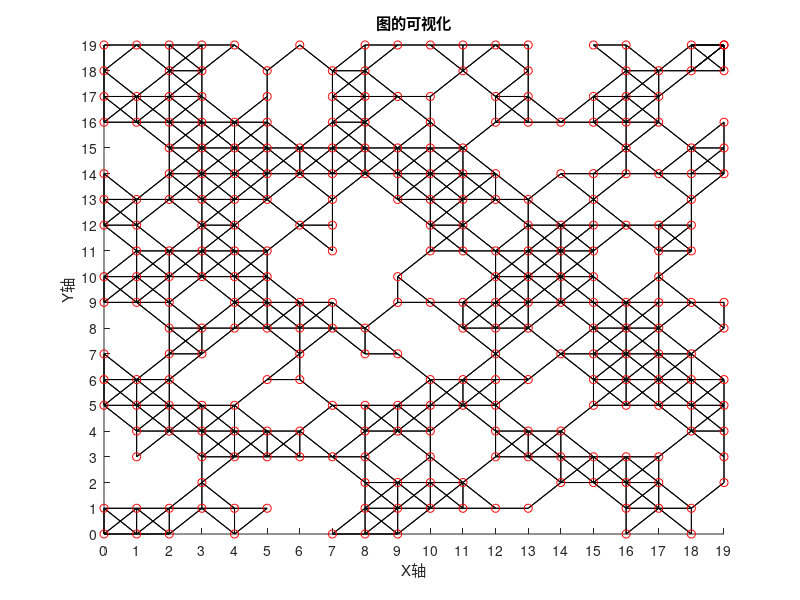

Reproduce this figure in MATLAB.
% 此文件用于记录eie589 
%使用dj算法

% 生成节点坐标矩阵，这里是20x20的网格
[x, y] = meshgrid(0:19, 0:19);
all_points = [x(:), y(:)]; % 将坐标矩阵转换为Nx2的矩阵，N = 400

% 保留(0,0)和(19,19)两个点，获取其他398个点的索引
keep_points = [1; 381]; % (1,1)对应索引1，(20,20)对应索引400
other_points_index = setdiff(1:400, keep_points); 

% 随机选择120个要移除的点的索引
removed_points_index = randperm(length(other_points_index), 120);
remaining_points_index = setdiff(other_points_index, removed_points_index); 

% 获取剩余的280个点的坐标
remaining_points = all_points(remaining_points_index, :);
start_point= [0, 0];
end_point = [19, 19];
remaining_points = [start_point; remaining_points; end_point];

% % 构建图的邻接矩阵
% num_remaining_points = size(remaining_points, 1);
% adj_matrix = zeros(num_remaining_points);
% for i = 1:num_remaining_points
%     for j = 1:num_remaining_points
%         % 计算两点之间的距离
%         dist = norm(remaining_points(i,:) - remaining_points(j,:));
%         if abs(remaining_points(i,1) - remaining_points(j,1)) <= 1 &&...
%            abs(remaining_points(i,2) - remaining_points(j,2)) <= 1
%             adj_matrix(i,j) = dist;
%             adj_matrix(j,i) = dist; % 因为是无向图，所以邻接矩阵是对称的
%         end
%     end
% end

% 优化
num_remaining_points = size(remaining_points, 1);
adj_matrix = zeros(num_remaining_points);
for i = 1:num_remaining_points
    x_i = remaining_points(i,1);
    y_i = remaining_points(i,2);
    for dx = -1:1
        for dy = -1:1
            x_j = x_i + dx;
            y_j = y_i + dy;
            % 找到符合坐标范围的邻居节点索引
            index_j = find((remaining_points(:,1)==x_j)&(remaining_points(:,2)==y_j), 1);
            if ~isempty(index_j)
                dist = norm(remaining_points(i,:) - remaining_points(index_j,:));
                adj_matrix(i,index_j) = dist;
                adj_matrix(index_j,i) = dist;
            end
        end
    end
end


% 绘制图的节点和边
figure;
hold on;
num_remaining_points = size(remaining_points, 1);
for i = 1:num_remaining_points
    for j = 1:num_remaining_points
        if adj_matrix(i,j) > 0
            plot([remaining_points(i,1), remaining_points(j,1)], [remaining_points(i,2), remaining_points(j,2)], 'k-');
        end
    end
end
plot(remaining_points(:,1), remaining_points(:,2), 'ro');
axis([0 19 0 19]); % 添加这行代码，设置坐标轴范围从0到20
xticks(0:1:19);
yticks(0:1:19);
hold off;
xlabel('X轴');
ylabel('Y轴');
title('图的可视化');
